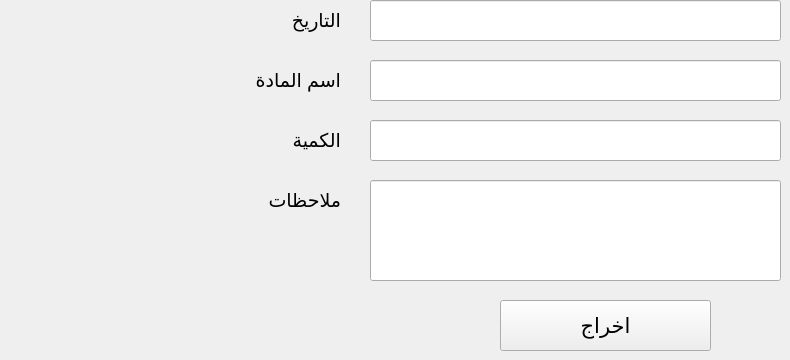
    <widget class="QWidget" name="tab_9">
     <attribute name="title">
      <string>اخراج مادة </string>
     </attribute>
     <widget class="QLineEdit" name="unit_edit_3">
      <property name="geometry">
       <rect>
        <x>370</x>
        <y>180</y>
        <width>411</width>
        <height>101</height>
       </rect>
      </property>
      <property name="font">
       <font>
        <pointsize>16</pointsize>
       </font>
      </property>
     </widget>
     <widget class="QLineEdit" name="quantity_edit_3">
      <property name="geometry">
       <rect>
        <x>370</x>
        <y>120</y>
        <width>411</width>
        <height>41</height>
       </rect>
      </property>
      <property name="font">
       <font>
        <pointsize>16</pointsize>
       </font>
      </property>
     </widget>
     <widget class="QLabel" name="label_19">
      <property name="geometry">
       <rect>
        <x>100</x>
        <y>180</y>
        <width>241</width>
        <height>41</height>
       </rect>
      </property>
      <property name="font">
       <font>
        <pointsize>14</pointsize>
       </font>
      </property>
      <property name="text">
       <string>ملاحظات </string>
      </property>
     </widget>
     <widget class="QPushButton" name="btn_add_product_3">
      <property name="geometry">
       <rect>
        <x>500</x>
        <y>300</y>
        <width>211</width>
        <height>51</height>
       </rect>
      </property>
      <property name="font">
       <font>
        <pointsize>16</pointsize>
       </font>
      </property>
      <property name="text">
       <string>اخراج</string>
      </property>
     </widget>
     <widget class="QLineEdit" name="name_edit_3">
      <property name="geometry">
       <rect>
        <x>370</x>
        <y>60</y>
        <width>411</width>
        <height>41</height>
       </rect>
      </property>
      <property name="font">
       <font>
        <pointsize>16</pointsize>
       </font>
      </property>
     </widget>
     <widget class="QLabel" name="label_20">
      <property name="geometry">
       <rect>
        <x>100</x>
        <y>120</y>
        <width>241</width>
        <height>41</height>
       </rect>
      </property>
      <property name="font">
       <font>
        <pointsize>14</pointsize>
       </font>
      </property>
      <property name="text">
       <string>الكمية </string>
      </property>
     </widget>
     <widget class="QLabel" name="label_21">
      <property name="geometry">
       <rect>
        <x>100</x>
        <y>60</y>
        <width>241</width>
        <height>41</height>
       </rect>
      </property>
      <property name="font">
       <font>
        <pointsize>14</pointsize>
       </font>
      </property>
      <property name="text">
       <string>اسم المادة </string>
      </property>
     </widget>
     <widget class="QLineEdit" name="date_edit_3">
      <property name="geometry">
       <rect>
        <x>370</x>
        <y>0</y>
        <width>411</width>
        <height>41</height>
       </rect>
      </property>
      <property name="font">
       <font>
        <pointsize>16</pointsize>
       </font>
      </property>
     </widget>
     <widget class="QLabel" name="label_23">
      <property name="geometry">
       <rect>
        <x>100</x>
        <y>0</y>
        <width>241</width>
        <height>41</height>
       </rect>
      </property>
      <property name="font">
       <font>
        <pointsize>14</pointsize>
       </font>
      </property>
      <property name="text">
       <string>التاريخ </string>
      </property>
     </widget>
    </widget>
